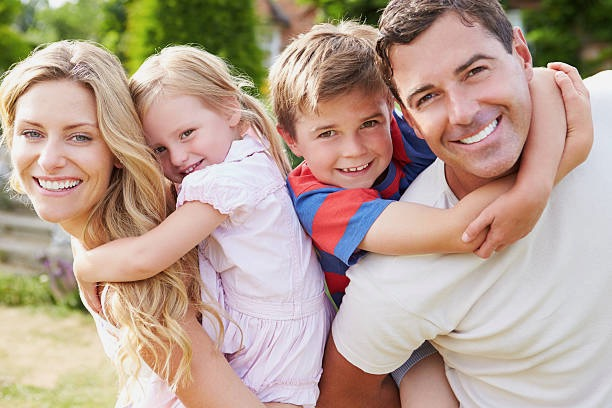
#> input picture CV_cap02/images/familia.jpg, 612 x 408 px
$ python 010-opencv-pixels.py --image images/familia.jpg
#> lines starting #> are read from the running program, lines starting #| are printed output that depends on the picture; after the words box and inside, x2 and y2 are one past the last pixel; in counts of white or black regions, pixels touching at a corner belong together
# Manipulando pixels

# Para executar este script:
# python cap02-17-opencv-pixels.py --image images/familia.jpg

# Imports
import argparse
import cv2

# Argumentos
ap = argparse.ArgumentParser()
ap.add_argument("-i", "--image", required = True, help = "Caminho da imagem")
args = vars(ap.parse_args())

# Carregando a imagem
image = cv2.imread(args["image"])
#> image is the input picture: shape (408, 612, 3); mean B, G, R 145.8, 160.5, 183.2
cv2.imshow("Original", image)
print(f'Tamanho da imagem: {image.shape}')
#| Tamanho da imagem: (408, 612, 3)

# Imagens são simplesmente arrays NumPy. Um pixel no canto superior esquerdo pode ser encontrado como (0, 0)
(b, g, r) = image[0, 0]
#> b = 16; g = 104; r = 80
print(f"Pixel em (0, 0) - Red: {r}, Green: {g}, Blue: {b}")
#| Pixel em (0, 0) - Red: 80, Green: 104, Blue: 16

# É importante notar que o OpenCV armazena canais RGB na ordem inversa.
# Embora normalmente pensemos em termos de Vermelho, Verde e Azul, o OpenCV os armazena na ordem de Azul, Verde e Vermelho.
# Mas por que ele faz isso, armazena imagens no BGR em vez da ordem RGB?
# A resposta é eficiência. As imagens multicanal no OpenCV são armazenadas na ordem das linhas,
# o que significa que cada um dos componentes Azul, Verde e Vermelho são concatenados em sub-colunas para formar
# a imagem inteira. Além disso, cada linha da matriz deve ser alinhada a um limite de 4 bytes,
# um byte para cada um dos canais vermelho, verde, azul e alfa.
# Dada nossa imagem, a última linha da imagem vem primeiro na memória, assim nós armazenamos os componentes na ordem inversa.

# Agora mudamos o valor do pixel
image[0, 0] = (0, 0, 255)
#> image: shape (408, 612, 3); under 0.01% of pixels changed, all inside (x1, y1, x2, y2) = (0, 0, 1, 1)
(b, g, r) = image[0, 0]
#> b = 0; g = 0; r = 255
print(f"Pixel em (0, 0) - Red: {r}, Green: {g}, Blue: {b}")
#| Pixel em (0, 0) - Red: 255, Green: 0, Blue: 0

# Como estamos usando matrizes numPy, podemos aplicar slicing e obter grandes pedaços da imagem.
# Vamos pegar a parte superior esquerda
corner = image[0:100, 0:100]
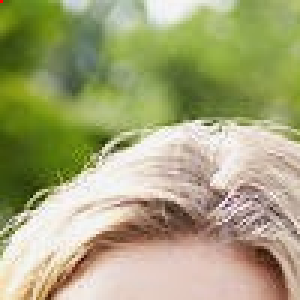
#> corner: shape (100, 100, 3) (shown 3 times larger); mean B, G, R 121.5, 165.2, 165.4
cv2.imshow("Corner", corner)

# Mudamos o canto superior esquerdo para verde
image[0:100, 0:100] = (0, 255, 0)
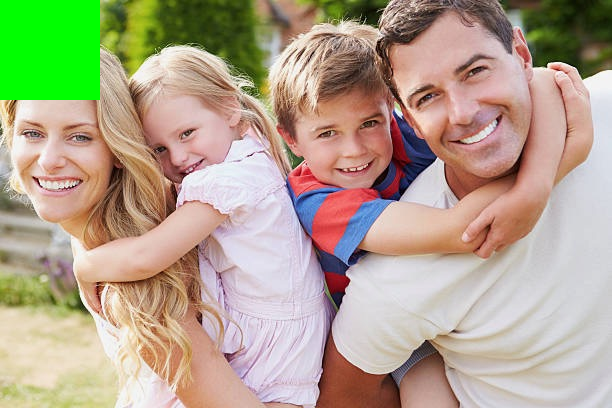
#> image: shape (408, 612, 3); mean B, G, R 140.9, 164.1, 176.6

# Mostra a imagem
cv2.imshow("Updated", image)
cv2.waitKey(0)

$ run again, with CV_cap02/images/cafe.jpg copied over CV_cap02/images/familia.jpg
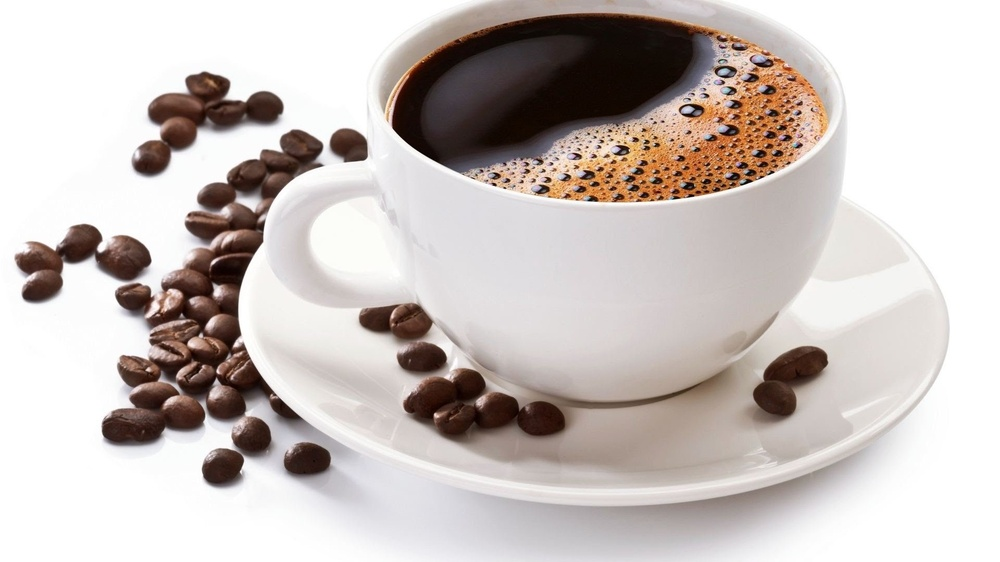
#> input picture CV_cap02/images/cafe.jpg, 1000 x 562 px, shrunk from 1920 x 1080 before the run
#> image is the input picture: shape (562, 1000, 3); mean B, G, R 189.4, 192.8, 201.2
#| Tamanho da imagem: (562, 1000, 3)
#> `(b, g, r) = image[0, 0]`: b = 255
#| Pixel em (0, 0) - Red: 255, Green: 255, Blue: 255
#> `(b, g, r) = image[0, 0]`: b = 0
#| Pixel em (0, 0) - Red: 255, Green: 0, Blue: 0
#> `corner = image[0:100, 0:100]`:
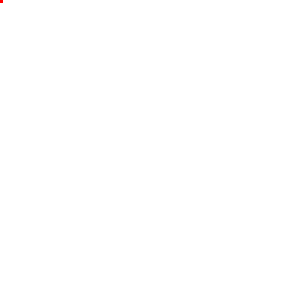
#> corner: shape (100, 100, 3) (shown 3 times larger); mean B, G, R 255, 255, 255
#> `image[0:100, 0:100] = (0, 255, 0)`:
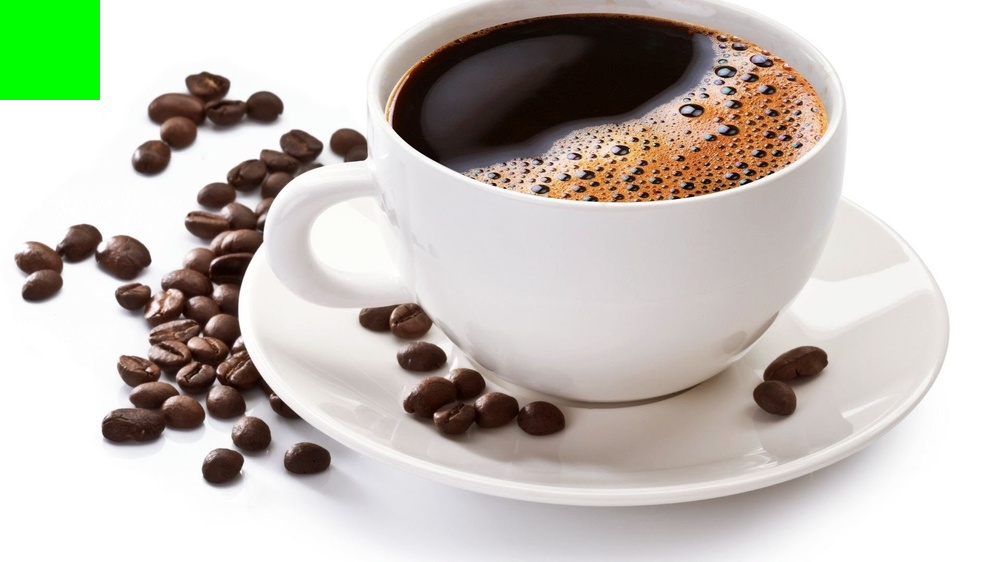
#> image: shape (562, 1000, 3); mean B, G, R 184.8, 192.8, 196.6

$ run again, with CV_cap02/images/cavalo.jpg copied over CV_cap02/images/familia.jpg
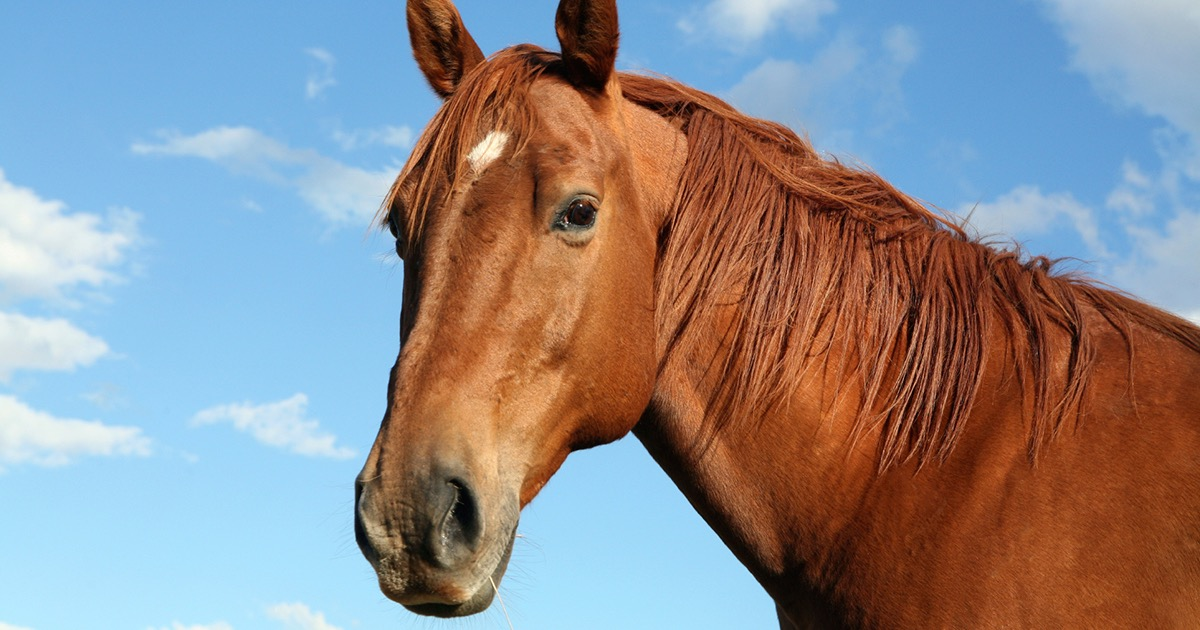
#> input picture CV_cap02/images/cavalo.jpg, 1200 x 630 px
#> image is the input picture: shape (630, 1200, 3); mean B, G, R 143.7, 139.7, 142.3
#| Tamanho da imagem: (630, 1200, 3)
#> `(b, g, r) = image[0, 0]`: b = 223; g = 172; r = 109
#| Pixel em (0, 0) - Red: 109, Green: 172, Blue: 223
#> `(b, g, r) = image[0, 0]`: b = 0; r = 255
#| Pixel em (0, 0) - Red: 255, Green: 0, Blue: 0
#> `corner = image[0:100, 0:100]`:
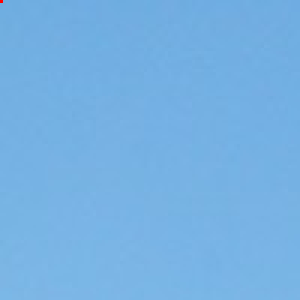
#> corner: shape (100, 100, 3) (shown 3 times larger); mean B, G, R 227.3, 177.4, 117.6
#> `image[0:100, 0:100] = (0, 255, 0)`:
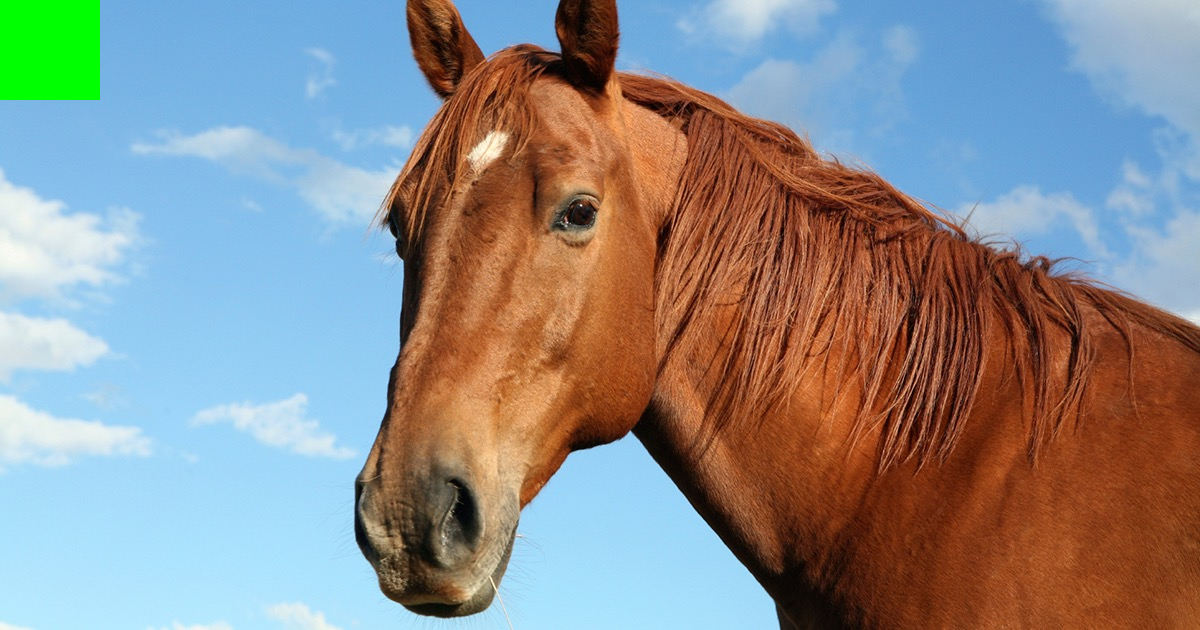
#> image: shape (630, 1200, 3); mean B, G, R 140.7, 140.7, 140.8

$ run again, with CV_cap02/images/estrada.jpg copied over CV_cap02/images/familia.jpg
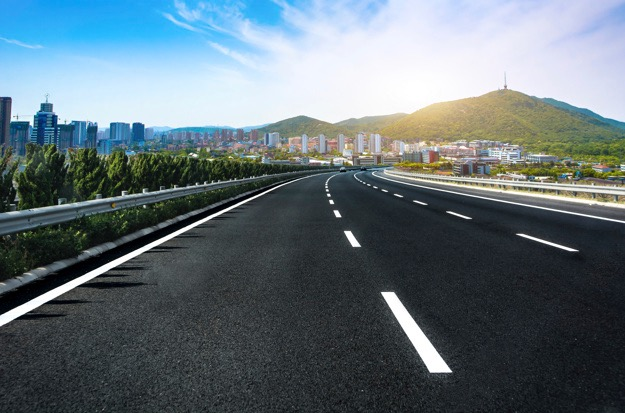
#> input picture CV_cap02/images/estrada.jpg, 625 x 413 px
#> image is the input picture: shape (413, 625, 3); mean B, G, R 119.3, 112.5, 98.2
#| Tamanho da imagem: (413, 625, 3)
#> `(b, g, r) = image[0, 0]`: b = 239; g = 157; r = 46
#| Pixel em (0, 0) - Red: 46, Green: 157, Blue: 239
#> `(b, g, r) = image[0, 0]`: b = 0; r = 255
#| Pixel em (0, 0) - Red: 255, Green: 0, Blue: 0
#> `corner = image[0:100, 0:100]`:
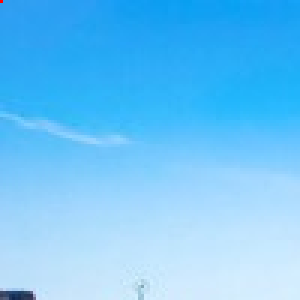
#> corner: shape (100, 100, 3) (shown 3 times larger); mean B, G, R 249.4, 197.2, 110.1
#> `image[0:100, 0:100] = (0, 255, 0)`:
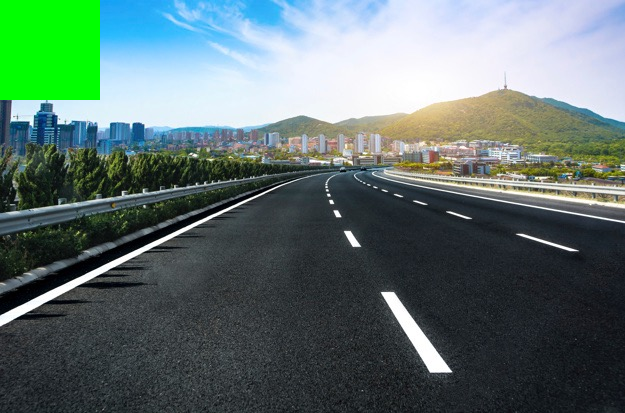
#> image: shape (413, 625, 3); mean B, G, R 109.6, 114.7, 93.9
